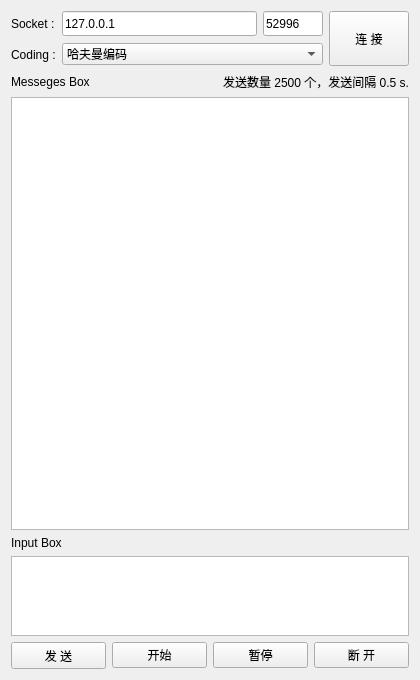
<?xml version="1.0" encoding="UTF-8"?>
<ui version="4.0">
 <class>Client</class>
 <widget class="QWidget" name="Client">
  <property name="geometry">
   <rect>
    <x>0</x>
    <y>0</y>
    <width>420</width>
    <height>680</height>
   </rect>
  </property>
  <property name="windowTitle">
   <string>Client</string>
  </property>
  <layout class="QGridLayout" name="gridLayout">
   <item row="0" column="0">
    <widget class="QLabel" name="label">
     <property name="minimumSize">
      <size>
       <width>0</width>
       <height>25</height>
      </size>
     </property>
     <property name="text">
      <string>Socket :</string>
     </property>
    </widget>
   </item>
   <item row="0" column="1">
    <widget class="QLineEdit" name="lineEdit_ip">
     <property name="minimumSize">
      <size>
       <width>0</width>
       <height>25</height>
      </size>
     </property>
     <property name="text">
      <string>127.0.0.1</string>
     </property>
    </widget>
   </item>
   <item row="0" column="2">
    <widget class="QLineEdit" name="lineEdit_port">
     <property name="minimumSize">
      <size>
       <width>0</width>
       <height>25</height>
      </size>
     </property>
     <property name="maximumSize">
      <size>
       <width>60</width>
       <height>16777215</height>
      </size>
     </property>
     <property name="text">
      <string>52996</string>
     </property>
    </widget>
   </item>
   <item row="0" column="3" rowspan="2">
    <widget class="QPushButton" name="pushButton_connect">
     <property name="minimumSize">
      <size>
       <width>0</width>
       <height>55</height>
      </size>
     </property>
     <property name="text">
      <string>连 接</string>
     </property>
    </widget>
   </item>
   <item row="1" column="0">
    <widget class="QLabel" name="label_2">
     <property name="minimumSize">
      <size>
       <width>0</width>
       <height>25</height>
      </size>
     </property>
     <property name="text">
      <string>Coding :</string>
     </property>
    </widget>
   </item>
   <item row="2" column="0" colspan="4">
    <layout class="QHBoxLayout" name="horizontalLayout_2">
     <item>
      <widget class="QLabel" name="label_3">
       <property name="text">
        <string>Messeges Box</string>
       </property>
      </widget>
     </item>
     <item>
      <widget class="QLabel" name="label_5">
       <property name="minimumSize">
        <size>
         <width>240</width>
         <height>0</height>
        </size>
       </property>
       <property name="text">
        <string>发送数量 2500 个，发送间隔 0.5 s.</string>
       </property>
       <property name="alignment">
        <set>Qt::AlignRight|Qt::AlignTrailing|Qt::AlignVCenter</set>
       </property>
      </widget>
     </item>
    </layout>
   </item>
   <item row="3" column="0" colspan="4">
    <widget class="QTextEdit" name="textEdit_read">
     <property name="undoRedoEnabled">
      <bool>false</bool>
     </property>
     <property name="readOnly">
      <bool>true</bool>
     </property>
     <property name="acceptRichText">
      <bool>false</bool>
     </property>
    </widget>
   </item>
   <item row="4" column="0" colspan="2">
    <widget class="QLabel" name="label_4">
     <property name="text">
      <string>Input Box</string>
     </property>
    </widget>
   </item>
   <item row="5" column="0" colspan="4">
    <widget class="QTextEdit" name="textEdit_write">
     <property name="maximumSize">
      <size>
       <width>16777215</width>
       <height>80</height>
      </size>
     </property>
    </widget>
   </item>
   <item row="6" column="0" colspan="4">
    <layout class="QHBoxLayout" name="horizontalLayout">
     <item>
      <widget class="QPushButton" name="pushButton_send">
       <property name="minimumSize">
        <size>
         <width>0</width>
         <height>27</height>
        </size>
       </property>
       <property name="text">
        <string>发 送</string>
       </property>
      </widget>
     </item>
     <item>
      <widget class="QPushButton" name="pushButton_start">
       <property name="text">
        <string>开始</string>
       </property>
      </widget>
     </item>
     <item>
      <widget class="QPushButton" name="pushButton_stop">
       <property name="text">
        <string>暂停</string>
       </property>
      </widget>
     </item>
     <item>
      <widget class="QPushButton" name="pushButton_close">
       <property name="minimumSize">
        <size>
         <width>0</width>
         <height>0</height>
        </size>
       </property>
       <property name="text">
        <string>断 开</string>
       </property>
      </widget>
     </item>
    </layout>
   </item>
   <item row="1" column="1" colspan="2">
    <widget class="QComboBox" name="comboBox">
     <item>
      <property name="text">
       <string>哈夫曼编码</string>
      </property>
     </item>
     <item>
      <property name="text">
       <string>8位等长编码</string>
      </property>
     </item>
    </widget>
   </item>
  </layout>
 </widget>
 <resources/>
 <connections/>
</ui>
